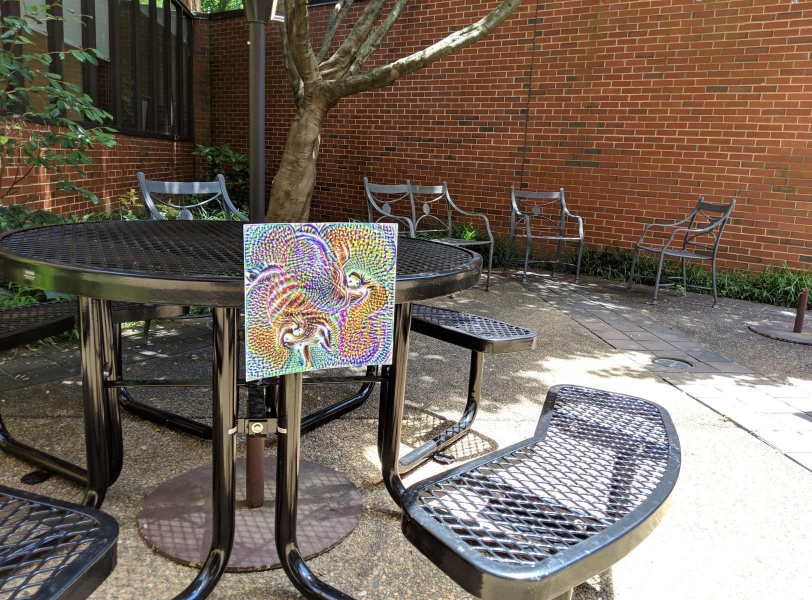
#> input picture attack_demo/sms4_13.jpg, 1624 x 1200 px, found by its file name (shown at 1/2 size)
$ jupyter execute --allow-errors Experimental.ipynb
#> lines starting #> are read from the running program, lines starting #| are printed output that depends on the picture
[cell 1]
import numpy as np
import matplotlib.pyplot as plt
from skimage import io, color, filters, exposure
from skimage.filters.rank import entropy
from skimage.morphology import disk
from skimage.util import img_as_ubyte
import os
import skimage
from skimage.filters import threshold_otsu
from skimage import io, segmentation
import matplotlib.pyplot as plt
from matplotlib import cm

[cell 2]
ROOT_DIR = "C:\\Adrianov\\Projects\\Project-Satanael\\"
DEMO_DIR = os.path.join(ROOT_DIR, 'attack_demo')
APRICOT_TEST_DIR = os.path.join(ROOT_DIR, 'data', 'APRICOTv1.0', 'Images', 'Test')

[cell 3]
def get_felzenszwalb(image, ms=300):
    segments = segmentation.felzenszwalb(image, scale=100, sigma=0.5, min_size=ms)
    return segments

def is_quad(segments, label, tolerance=0.95):
    mask = (segments == label).astype(np.uint8)
    contours, _ = cv2.findContours(mask, cv2.RETR_EXTERNAL, cv2.CHAIN_APPROX_SIMPLE)
    # print(len(contours))
    rectangle = cv2.minAreaRect(contours[0])
    (center_x, center_y), (width, height), angle = rectangle
    if (width*height) > 0:
        contourArea = cv2.contourArea(contours[0])
        # print((contourArea)/(width*height))
        return contourArea/(width*height) >= tolerance, contourArea
    else:
        return False, 0

def is_cont_quad(contour, tolerance=0.95):
    rectangle = cv2.minAreaRect(contour)
    (center_x, center_y), (width, height), angle = rectangle
    if (width*height) > 0:
        contourArea = cv2.contourArea(contour)
        print((contourArea)/(width*height))
        return contourArea/(width*height) >= tolerance, contourArea
    else:
        return False, 0

[cell 4]
from skimage import io, transform

impath = os.path.join(DEMO_DIR, 'sms4_13.jpg')
image = io.imread(impath)[:, :, :3]
#> image is the input picture: shape (1200, 1624, 3); mean R, G, B 116.7, 104.1, 92.8

height, width, _ = image.shape
#> height = 1200; width = 1624

# Set target dimensions based on orientation
if width >= height:  # Landscape
    target_shape = (1200, 1624)
else:  # Portrait
    target_shape = (1624, 1200)

# Resize image
image = transform.resize(image, target_shape, anti_aliasing=True)

print(image.shape[0]*image.shape[1]*0.02)
#| 38976.0
segments = get_felzenszwalb(image, ms=900)
#> in get_felzenszwalb, `segments = segmentation.felzenszwalb(image, scale=100, sigma=0.5, min_..`:
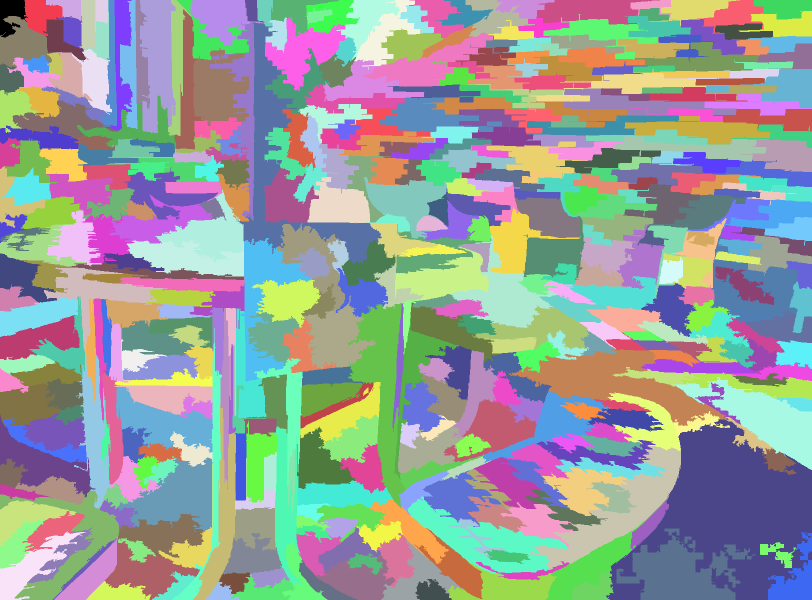
#> segments: shape (1200, 1624) int64 (shown at 1/2 size); 471 distinct labels, from 0 to 470; one colour per label, 0 black
#2000 for TJU-DHD
#
segmented_image = skimage.color.label2rgb(segments, image, kind='avg')
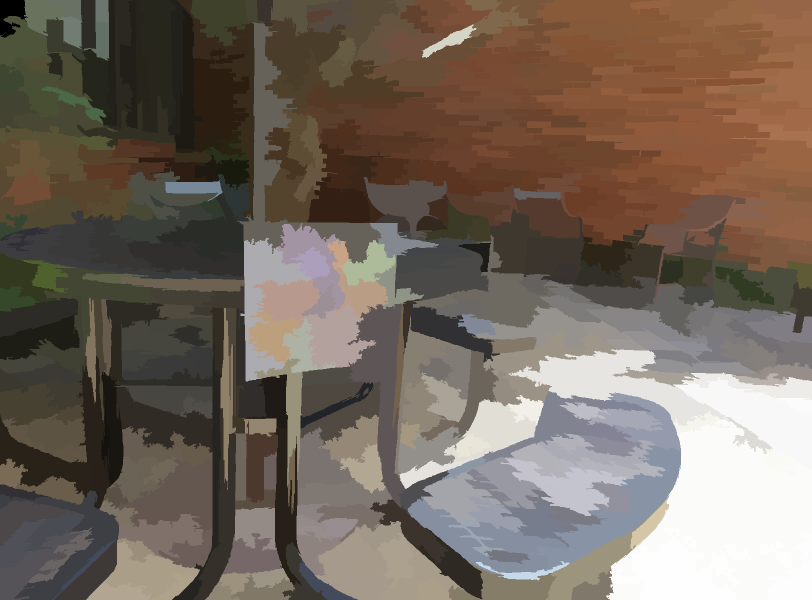
#> segmented_image: shape (1200, 1624, 3) float64 (shown at 1/2 size); mean R, G, B 0.457, 0.408, 0.364
outlined_image = segmentation.mark_boundaries(segmented_image, segments, color=(1, 0, 0))  # red lines
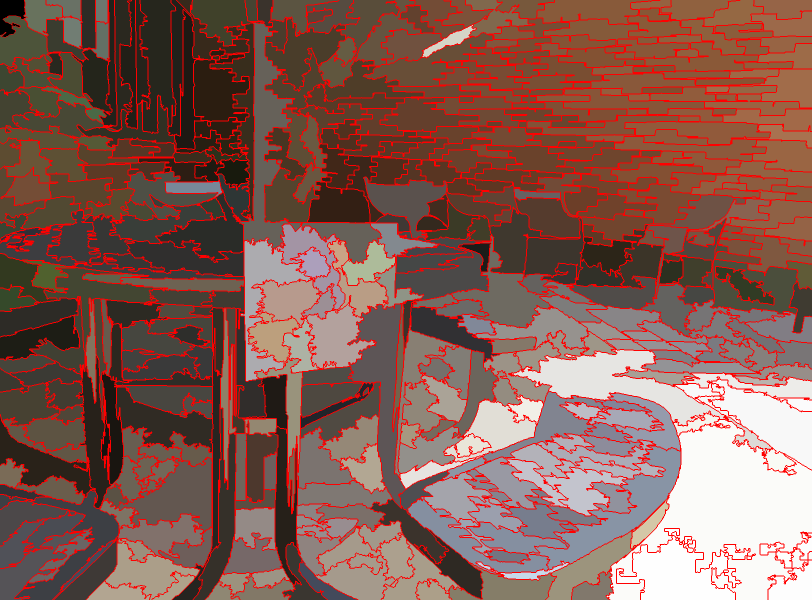
#> outlined_image: shape (1200, 1624, 3) float64 (shown at 1/2 size); mean R, G, B 0.523, 0.362, 0.324
print(segments)
#> (printed output is left out)

plt.figure(figsize=(10, 6))
plt.imshow(outlined_image)
plt.title('Felzenszwalb Segmentation')
plt.axis('off')
plt.show()

[cell 5]
h, w = segments.shape
#> h = 1200; w = 1624
colored_output = np.zeros((h, w, 3), dtype=np.float32)  # float32 for matplotlib [0-1] range

labels = np.unique(segments)
#> labels = 471 values from 0 to 470
cmap = plt.get_cmap('tab20')
color_index = 0

#> (the rest of this cell did not finish here and is left out)

[cell 6]
import numpy as np
import networkx as nx
from skimage import segmentation, io

def segments_to_graph(segments, adjacency=4, verbose=False):

    # Assume `segments` is segmentation output (2D array of labels)
    # e.g, segments = segmentation.felzenszwalb(image, scale=100, sigma=0.5, min_size=100)

    h, w = segments.shape
    edges = set()

    if adjacency == 8:
        # 8-connected neighborhood (optional: use 4-connected for stricter adjacency)
        neighbors = [(-1, 0), (1, 0), (0, -1), (0, 1),
                     (-1, -1), (-1, 1), (1, -1), (1, 1)]
    else:
        neighbors = [(-1, 0), (1, 0), (0, -1), (0, 1)]

    for y in range(h):
        for x in range(w):
            current_label = segments[y, x]
            for dy, dx in neighbors:
                ne_y, ne_x = y + dy, x + dx
                if 0 <= ne_y < h and 0 <= ne_x < w:
                    neighbor_label = segments[ne_y, ne_x]
                    if neighbor_label != current_label:
                        edge = tuple(sorted((current_label, neighbor_label)))
                        edges.add(edge)

    # Create the graph
    G = nx.Graph()
    G.add_nodes_from(np.unique(segments))
    G.add_edges_from(edges)

    if verbose:
        print(f"Graph has {G.number_of_nodes()} nodes and {G.number_of_edges()} edges.")
    return G

[cell 7]
impath = os.path.join(DEMO_DIR, 'smaller(2).png')
image = io.imread(impath)[:, :, :3]
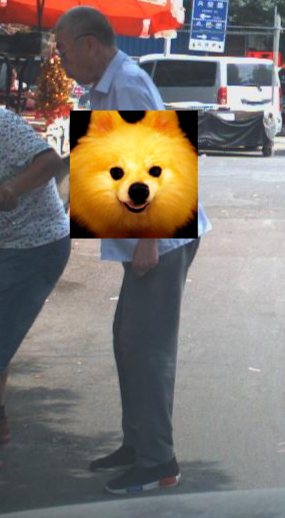
#> input picture attack_demo/smaller(2).png, 285 x 518 px, found by its file name
#> image: shape (518, 285, 3)
#> (the rest of this cell did not finish here and is left out)

segmented_image = skimage.color.label2rgb(segments, image, kind='avg')

print(segments)

[cell 8]
# Binary mask: 1 for any segment, 0 for background (if background = 0)
segment_mask = (segments.astype(np.uint16) * (255 // np.max(segments))).astype(np.uint8)
#> segment_mask: shape (1200, 1624); every value is 0
# Find all external contours across entire mask
#> (the rest of this cell did not finish here and is left out)

[cell 9]
graph = segments_to_graph(segments, adjacency=4, verbose=True)
#> after the loop in segments_to_graph, `for y in range(h):`: edges = 1298 items

#> (a cell that did not finish here is left out)

[cell 11]
list(nx.bfs_edges(graph, source=2))
#> Out = 470 pairs, first value 1 to 453, second value 0 to 470

[cell 12]
import networkx as nx
from collections import deque

def bfs_combinations(graph, start_node, max_depth=4):
#> called with start_node = 42, max_depth = 4
    visited_paths = []
    queue = deque()

    # Initialize with path starting from start_node
    queue.append((start_node, [start_node]))

    while queue:
        current_node, path = queue.popleft()

        for neighbor in graph.neighbors(current_node):
            if neighbor not in path:  # avoid cycles
                new_path = path + [neighbor]
                visited_paths.append(tuple(new_path))
                if len(new_path) < max_depth:
                    queue.append((neighbor, new_path))

    return visited_paths

c = bfs_combinations(graph, 42, max_depth=4)
#> c = 190 items, first 6: (42, 57), (42, 46), (42, 35), (42, 58), (42, 51), (42, 53)
print(len(c))
#| 190
